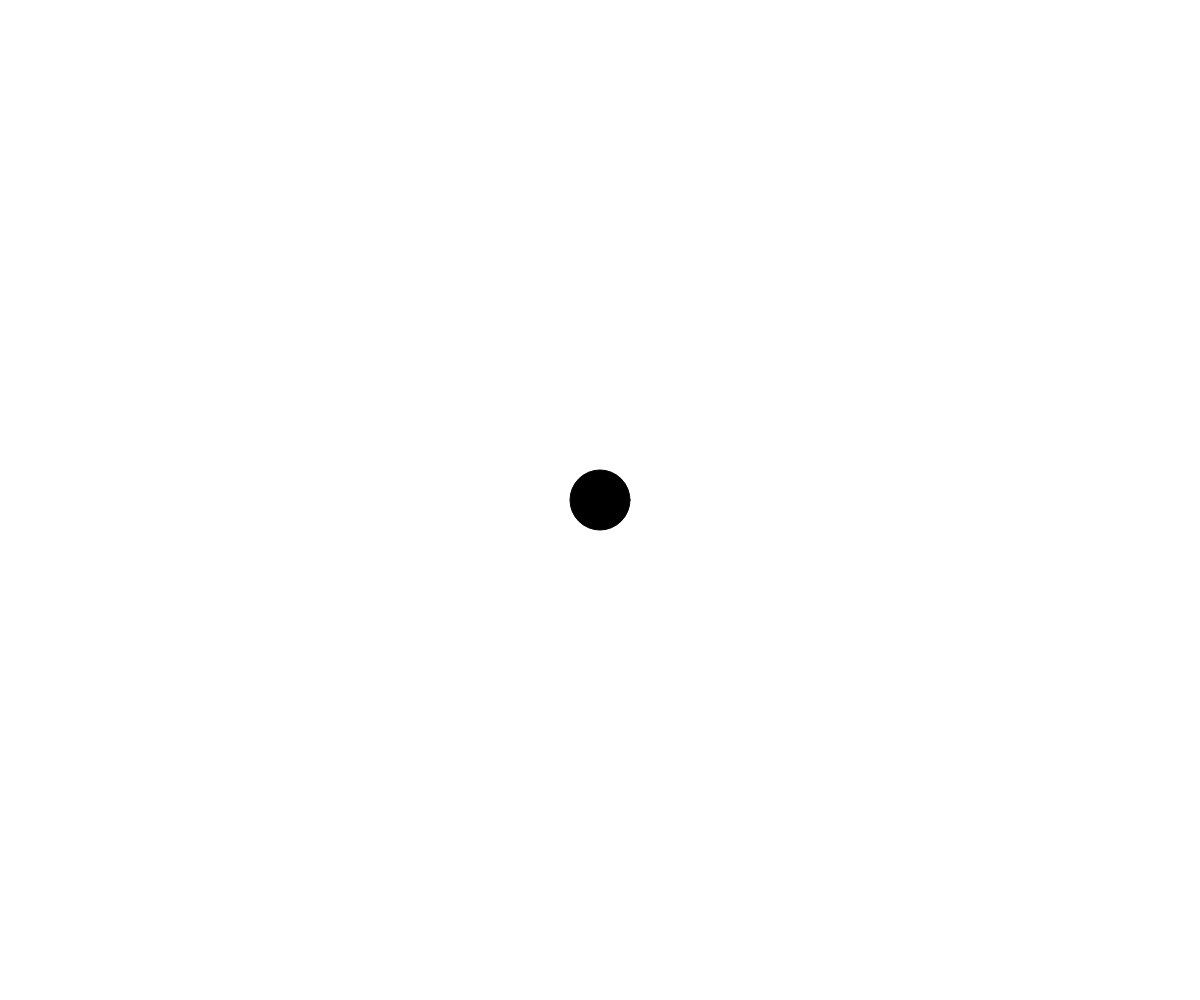
Frame 1 (no input)
Frame 60 (no input): identical to frame 1, image omitted
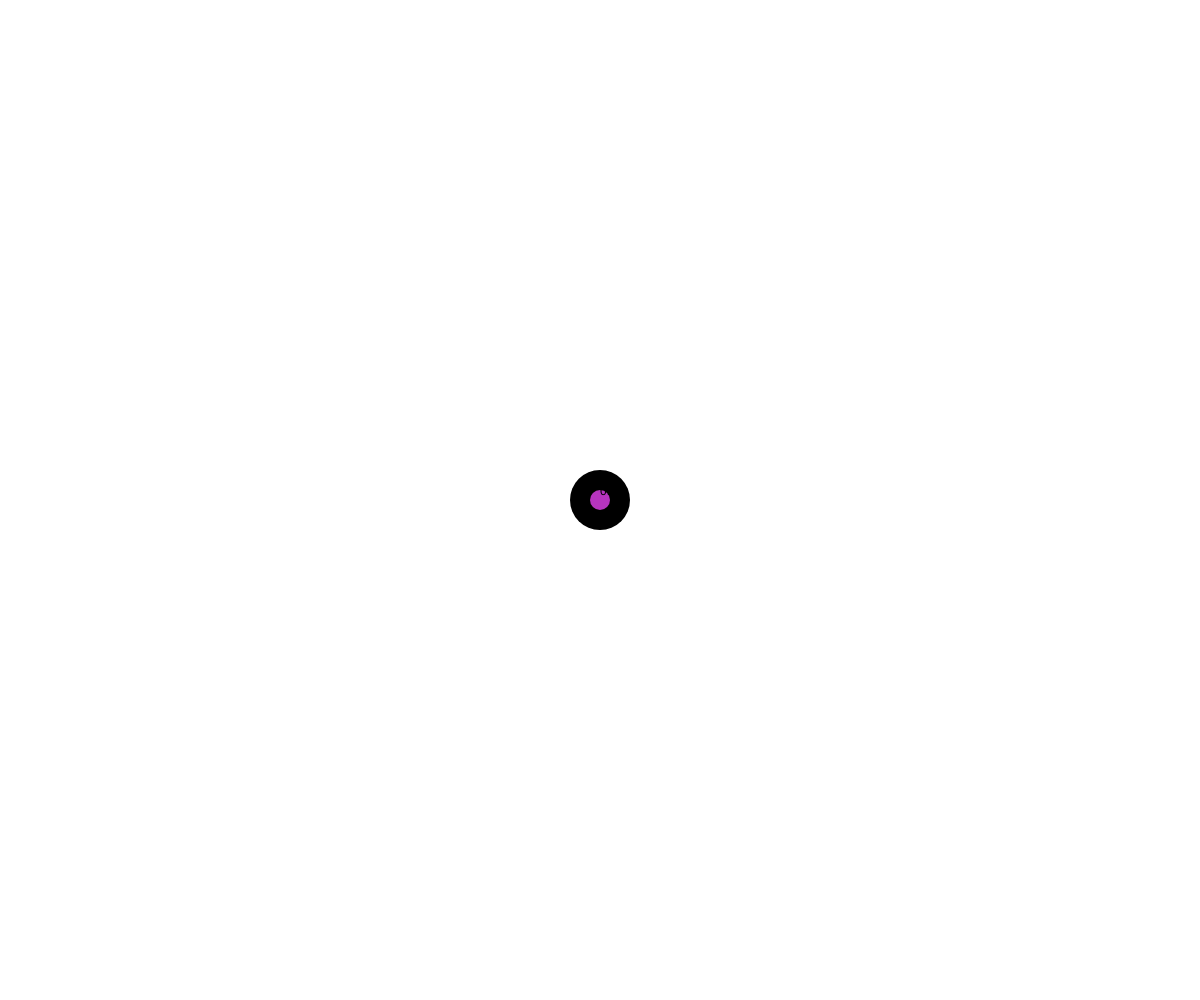
Frame 120 (the mouse pressed at the canvas centre since frame 60)

The p5.js sketch that drew these frames (run headless with seeded random() and noise() and a simulated clock; from frame 60 on, the mouse is pressed at the canvas centre):

// p5.js sketch
// ── sketch.js
var sun;
var planets = [] ;
var shoot;
var count = 0;

function setup() {
	createCanvas(windowWidth, windowHeight);
	sun = new Sun(windowWidth/2, windowHeight/2);
	shoot = new shooter();
}

function draw() {
	background(255);

	for (var i = 0; i < planets.length ; i++) {
		for (var j = 0; j < planets.length ; j++) {
			if( i != j) {
				planets[i].orbit(planets[j]);
			}
		}
		planets[i].orbit(sun);
		planets[i].newton();
		planets[i].draw();
	}
  
	sun.draw();
	
	shoot.update();
	shoot.draw();
}

function shooter() {
	var x1 = 0;
	var y1 = 0;
	var x2 = 0;
	var y2 = 0;
	var R = 0;
	var G = 0;
	var B = 0;
	this.force = 0;
	var shooting=false;

	this.update = function() {
		if((!this.shooting) && (mouseIsPressed)) {
			this.shooting = true;
			this.x1 = mouseX;
			this.y1 = mouseY;
			this.R = floor(random(255));
			this.G = floor(random(255));
			this.B = floor(random(255));
		}

		if (this.shooting && mouseIsPressed) {
			this.x2 = mouseX;
			this.y2 = mouseY;
			this.force = int(dist(this.x1, this.y1, this.x2, this.y2))/10;
		}

		if (!mouseIsPressed && this.shooting) {
			var alpha = 0;
			var force_x = 0;
			var force_y = 0;
			var x_dir = 0;
			var y_dir = 0;

			if (this.force > 1) {
				if (this.x1 != this.x2) {
					alpha = atan(abs((this.y1 - this.y2)) / abs((this.x1 - this.x2)));
					force_x = this.force * cos(alpha);
					force_y = this.force * sin(alpha);
				} else {
					force_x = 0;
					force_y = this.force;
				}	

				if (this.x2 < this.x1) {
					if(this.y2 < this.y1) {
						x_dir = 1;
						y_dir = 1;
					} else {
						x_dir = 1;
						y_dir = -1;
					}
				} else {
					if(this.y2 < this.y1) {
						x_dir = -1;
						y_dir = 1;
					} else {
						x_dir = -1;
						y_dir = -1;
					}
				}
				append(planets, new Planet(this.x1, this.y1, (x_dir * force_x),(y_dir * force_y),this.R,this.G,this.B,10));
			}
			this.shooting = false;
		}
	}

	this.draw = function() {

			if (this.shooting) {
				/* Draw the line and the arraow */
				stroke(0);
				line(this.x2-5,this.y2, this.x2+5, this.y2);
				line(this.x2,this.y2-5, this.x2, this.y2+5);
		        	line(this.x1, this.y1, this.x2, this.y2);

				/* Draw the futur planet */
				noStroke();
				fill(this.R,this.G,this.B);
			    	ellipse(this.x1, this.y1, 20, 20);

			        push();
				fill(0);
			        translate( (this.x1+this.x2)/2, (this.y1+this.y2)/2 );
				if (this.x2 > this.x1) {
			        	rotate( atan2(this.y2-this.y1,this.x2-this.x1) );
				} else {
			        	rotate( atan2(this.y1-this.y2,this.x1-this.x2) );
				}
			        text(nfc(this.force,1,1), 0, -5);
			        pop();
			}
	}
}

function Sun(x,y) {
	this.pos = createVector(0, 0);
	this.pos.x = x;
	this.pos.y = y;
	this.radius = 30;
	this.mass = 1000;

	this.draw = function() {
		fill(0);
		ellipse(this.pos.x, this.pos.y, this.radius*2, this.radius*2); 
	}
}

function Planet(x,y,accx,accy,R,G,B,radius) {
	this.radius = radius || 10;
	this.traj = [];
	this.count = 0;
	this.R = R || 0;
	this.G = G || 0;
	this.B = B || 0;
	this.pos = createVector(x, y);
	this.vel = createVector(0, 0);
	this.acc = createVector(accx, accy);
	this.mass = 10;
	this.Gravity = 1;

	this.draw = function() {
		/* Draw planet */
		push();
		fill(this.R,this.G,this.B,250);
		translate(this.pos.x, this.pos.y);
		rotate(this.vel.heading());
		ellipse(0, 0, this.radius*2, this.radius*2); 
		pop();

		/* Draw trajectory */
		if (255 == this.count ) {
			for (var i = 0; i < this.count-1; i++) {
				this.traj[i] = this.traj[i+1];
			}
			this.traj[this.count-1] = createVector(this.pos.x,this.pos.y);
		} else {
			this.traj[this.count] = createVector(this.pos.x,this.pos.y);
			this.count++;
		}
		for (var i =0; i < this.traj.length; i++) {
			fill(this.R,this.G,this.B,i);
			noStroke();
			ellipse(this.traj[i].x, this.traj[i].y, 2, 2);
		}
	}

	this.applyForce = function(force) {
		this.acc.add(force);
	}

	this.newton = function () {
		this.vel.add(this.acc);
		this.pos.add(this.vel);
		this.acc.mult(0);
	}

	this.orbit = function(body) {
		var gravity_force = 0; 
		var gravity_force_x = 0; 
		var gravity_force_y = 0; 
		var x_dir = 0;
		var y_dir = 0;
		var alpha =  0;


		/* Gravitational force */
		var g_dist = dist(this.pos.x,this.pos.y,body.pos.x,body.pos.y)
		gravity_force = ((this.Gravity * this.mass * body.mass)/(sq(g_dist)));
		if (body.pos.x != this.pos.x) {
			alpha = atan(abs((body.pos.y - this.pos.y)) / abs((body.pos.x - this.pos.x)));
			gravity_force_x = gravity_force * cos(alpha);
			gravity_force_y = gravity_force * sin(alpha);
		} else {
			gravity_force_x = 0;
			gravity_force_y = gravity_force;
		}	

		/* Gravitational force direction */
		if (this.pos.x < body.pos.x) {
			if(this.pos.y < body.pos.y) {
				x_dir = 1;
				y_dir = 1;
			} else {
				x_dir = 1;
				y_dir = -1;
			}
		} else {
			if(this.pos.y < body.pos.y) {
				x_dir = -1;
				y_dir = 1;
			} else {
				x_dir = -1;
				y_dir = -1;
			}
		}

		/* Apply gravitational force */
		this.applyForce(createVector((x_dir * gravity_force_x), (y_dir * gravity_force_y)));
	}

}
